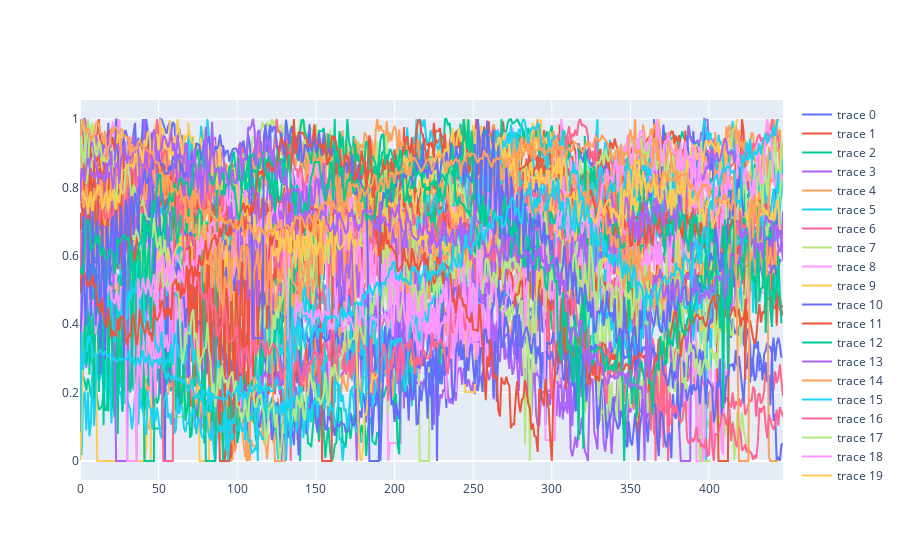

Notebook source saved alongside this figure:
### Code cell
import plotly.graph_objects as go
import numpy as np

fig = go.Figure()

scatter_x = np.arange(max(len(df) for df in X))

for entry in X:
    fig.add_trace(go.Scatter(x=scatter_x ,y = entry['dilation'], mode='lines'))

fig.show()

### Figure 1 — Plotly figure (JSON) as saved in the notebook; plotly's stock layout.template omitted (floating-point values rounded to 4 significant figures; data arrays with more than 128 entries replaced by an {"elided": "..."} marker saying what was removed)
{"data": [{"mode": "lines", "type": "scatter", "x": {"elided": "448 int values"}, "y": {"elided": "154 float values"}}, {"mode": "lines", "type": "scatter", "x": {"elided": "448 int values"}, "y": {"elided": "370 float values"}}, {"mode": "lines", "type": "scatter", "x": {"elided": "448 int values"}, "y": {"elided": "396 float values"}}, {"mode": "lines", "type": "scatter", "x": {"elided": "448 int values"}, "y": {"elided": "448 float values"}}, {"mode": "lines", "type": "scatter", "x": {"elided": "448 int values"}, "y": {"elided": "448 float values"}}, {"mode": "lines", "type": "scatter", "x": {"elided": "448 int values"}, "y": {"elided": "447 float values"}}, {"mode": "lines", "type": "scatter", "x": {"elided": "448 int values"}, "y": {"elided": "448 float values"}}, {"mode": "lines", "type": "scatter", "x": {"elided": "448 int values"}, "y": {"elided": "435 float values"}}, {"mode": "lines", "type": "scatter", "x": {"elided": "448 int values"}, "y": {"elided": "440 float values"}}, {"mode": "lines", "type": "scatter", "x": {"elided": "448 int values"}, "y": {"elided": "448 float values"}}, {"mode": "lines", "type": "scatter", "x": {"elided": "448 int values"}, "y": {"elided": "448 float values"}}, {"mode": "lines", "type": "scatter", "x": {"elided": "448 int values"}, "y": {"elided": "448 float values"}}, {"mode": "lines", "type": "scatter", "x": {"elided": "448 int values"}, "y": {"elided": "327 float values"}}, {"mode": "lines", "type": "scatter", "x": {"elided": "448 int values"}, "y": {"elided": "448 float values"}}, {"mode": "lines", "type": "scatter", "x": {"elided": "448 int values"}, "y": {"elided": "448 float values"}}, {"mode": "lines", "type": "scatter", "x": {"elided": "448 int values"}, "y": {"elided": "423 float values"}}, {"mode": "lines", "type": "scatter", "x": {"elided": "448 int values"}, "y": {"elided": "446 float values"}}, {"mode": "lines", "type": "scatter", "x": {"elided": "448 int values"}, "y": {"elided": "425 float values"}}, {"mode": "lines", "type": "scatter", "x": {"elided": "448 int values"}, "y": {"elided": "399 float values"}}, {"mode": "lines", "type": "scatter", "x": {"elided": "448 int values"}, "y": {"elided": "304 float values"}}, {"mode": "lines", "type": "scatter", "x": {"elided": "448 int values"}, "y": {"elided": "444 float values"}}, {"mode": "lines", "type": "scatter", "x": {"elided": "448 int values"}, "y": {"elided": "386 float values"}}, {"mode": "lines", "type": "scatter", "x": {"elided": "448 int values"}, "y": {"elided": "434 float values"}}, {"mode": "lines", "type": "scatter", "x": {"elided": "448 int values"}, "y": {"elided": "442 float values"}}, {"mode": "lines", "type": "scatter", "x": {"elided": "448 int values"}, "y": {"elided": "445 float values"}}, {"mode": "lines", "type": "scatter", "x": {"elided": "448 int values"}, "y": {"elided": "446 float values"}}, {"mode": "lines", "type": "scatter", "x": {"elided": "448 int values"}, "y": {"elided": "388 float values"}}, {"mode": "lines", "type": "scatter", "x": {"elided": "448 int values"}, "y": {"elided": "402 float values"}}, {"mode": "lines", "type": "scatter", "x": {"elided": "448 int values"}, "y": {"elided": "413 float values"}}, {"mode": "lines", "type": "scatter", "x": {"elided": "448 int values"}, "y": {"elided": "414 float values"}}, {"mode": "lines", "type": "scatter", "x": {"elided": "448 int values"}, "y": {"elided": "447 float values"}}, {"mode": "lines", "type": "scatter", "x": {"elided": "448 int values"}, "y": {"elided": "424 float values"}}, {"mode": "lines", "type": "scatter", "x": {"elided": "448 int values"}, "y": {"elided": "443 float values"}}, {"mode": "lines", "type": "scatter", "x": {"elided": "448 int values"}, "y": {"elided": "426 float values"}}, {"mode": "lines", "type": "scatter", "x": {"elided": "448 int values"}, "y": {"elided": "441 float values"}}, {"mode": "lines", "type": "scatter", "x": {"elided": "448 int values"}, "y": {"elided": "448 float values"}}, {"mode": "lines", "type": "scatter", "x": {"elided": "448 int values"}, "y": {"elided": "437 float values"}}, {"mode": "lines", "type": "scatter", "x": {"elided": "448 int values"}, "y": {"elided": "448 float values"}}, {"mode": "lines", "type": "scatter", "x": {"elided": "448 int values"}, "y": {"elided": "448 float values"}}, {"mode": "lines", "type": "scatter", "x": {"elided": "448 int values"}, "y": {"elided": "419 float values"}}, {"mode": "lines", "type": "scatter", "x": {"elided": "448 int values"}, "y": {"elided": "447 float values"}}, {"mode": "lines", "type": "scatter", "x": {"elided": "448 int values"}, "y": {"elided": "428 float values"}}, {"mode": "lines", "type": "scatter", "x": {"elided": "448 int values"}, "y": {"elided": "428 float values"}}, {"mode": "lines", "type": "scatter", "x": {"elided": "448 int values"}, "y": {"elided": "418 float values"}}, {"mode": "lines", "type": "scatter", "x": {"elided": "448 int values"}, "y": {"elided": "445 float values"}}, {"mode": "lines", "type": "scatter", "x": {"elided": "448 int values"}, "y": {"elided": "446 float values"}}, {"mode": "lines", "type": "scatter", "x": {"elided": "448 int values"}, "y": {"elided": "448 float values"}}, {"mode": "lines", "type": "scatter", "x": {"elided": "448 int values"}, "y": {"elided": "447 float values"}}, {"mode": "lines", "type": "scatter", "x": {"elided": "448 int values"}, "y": {"elided": "409 float values"}}, {"mode": "lines", "type": "scatter", "x": {"elided": "448 int values"}, "y": {"elided": "447 float values"}}, {"mode": "lines", "type": "scatter", "x": {"elided": "448 int values"}, "y": {"elided": "423 float values"}}, {"mode": "lines", "type": "scatter", "x": {"elided": "448 int values"}, "y": {"elided": "448 float values"}}, {"mode": "lines", "type": "scatter", "x": {"elided": "448 int values"}, "y": {"elided": "447 float values"}}, {"mode": "lines", "type": "scatter", "x": {"elided": "448 int values"}, "y": {"elided": "448 float values"}}, {"mode": "lines", "type": "scatter", "x": {"elided": "448 int values"}, "y": {"elided": "434 float values"}}, {"mode": "lines", "type": "scatter", "x": {"elided": "448 int values"}, "y": {"elided": "445 float values"}}], "layout": {}}
